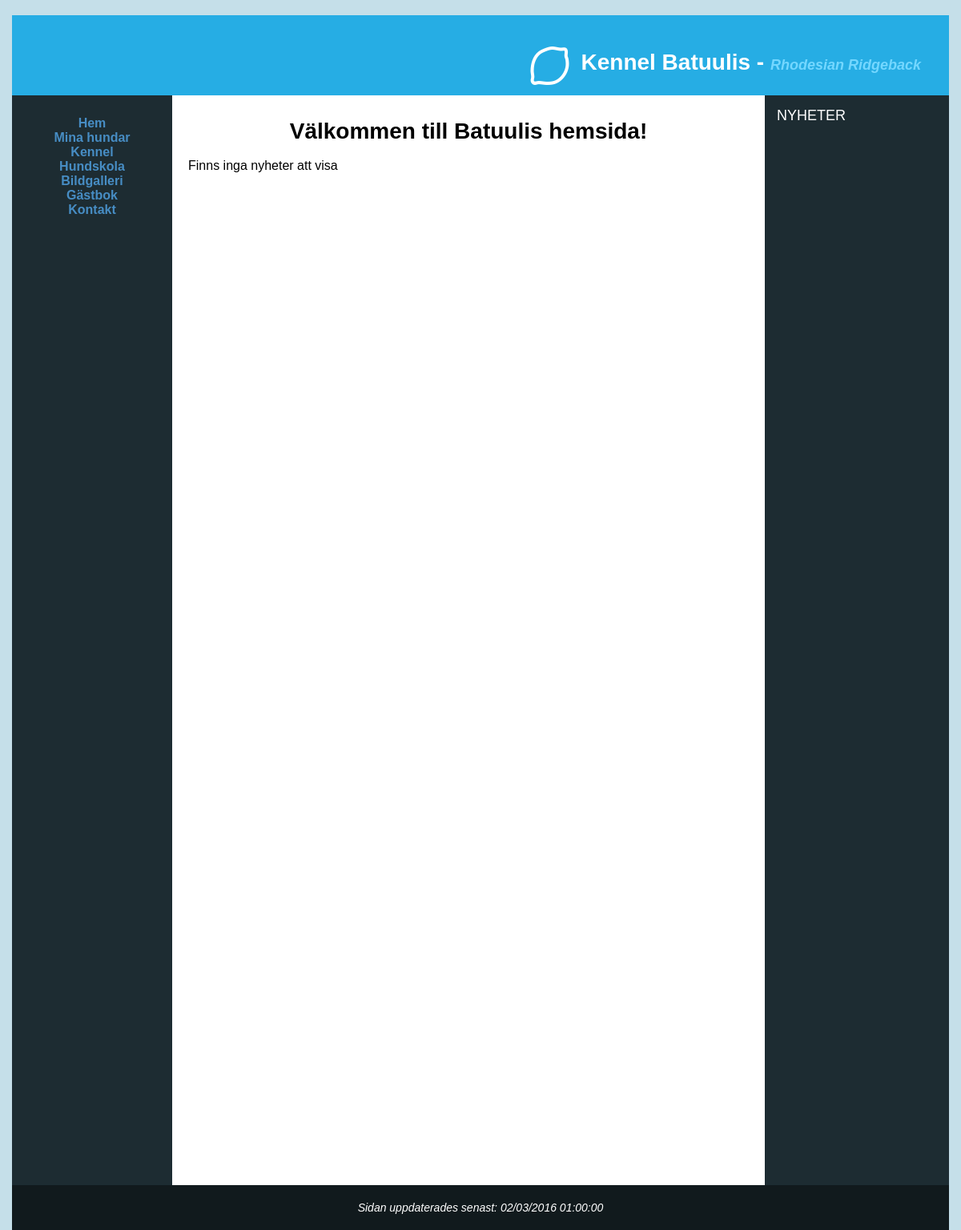
Before: / with the older database file.
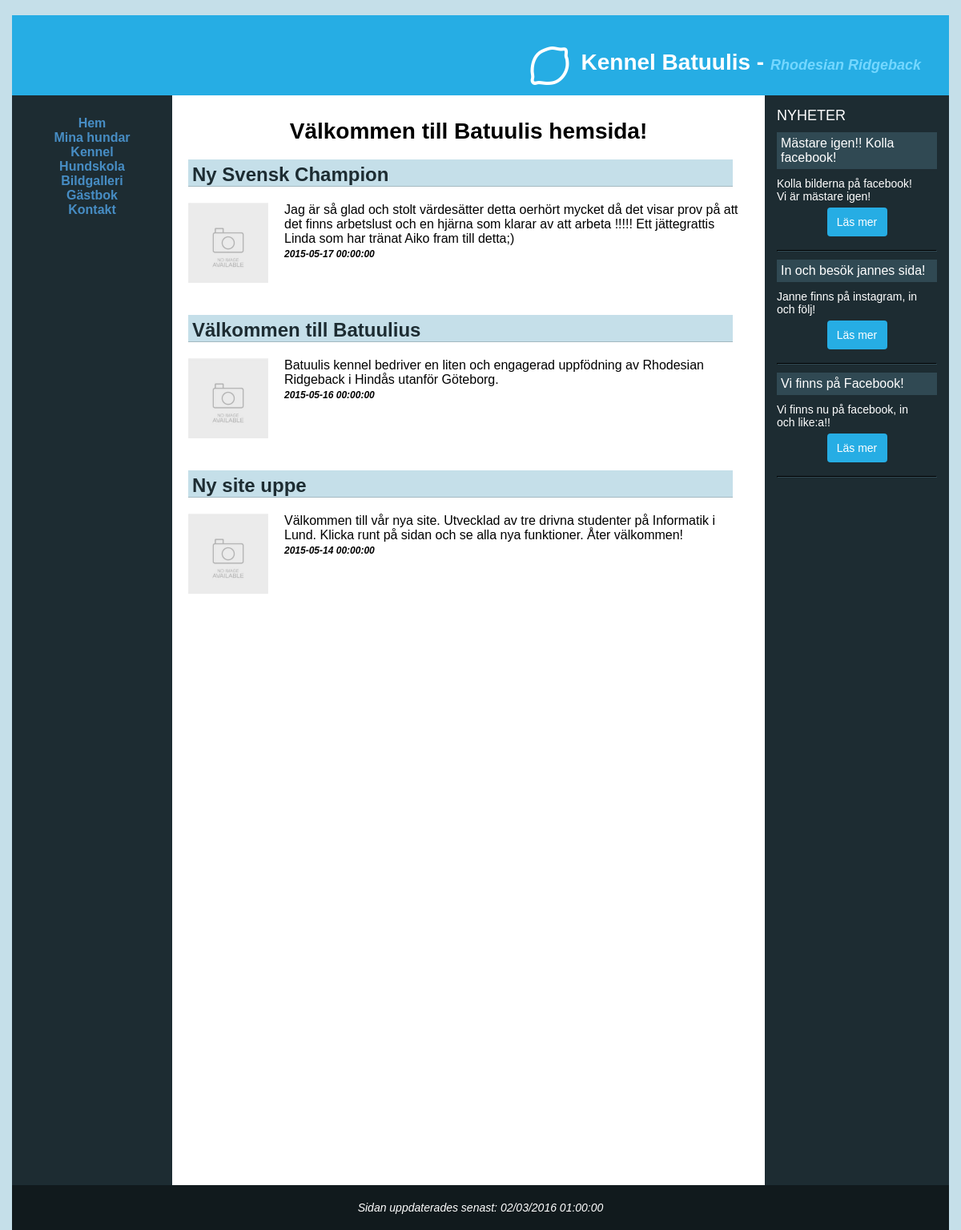
After: the same page with the newer database file.
### tables this page shows
CREATE TABLE NewsFeed (
    `NewsTitle` varchar(255) NOT NULL,
    `CreatedAt` DATETIME NOT NULL,
    `Description` varchar(255),
    `NewsImagePath` varchar(255),
    `NewsLink` varchar(255),
    PRIMARY KEY (`NewsTitle`,`CreatedAt`)
);

CREATE TABLE News (
    `Title` varchar(255) NOT NULL,
    `CreatedAt` DATETIME NOT NULL,
    `NewsText` varchar(255),
    `NewsImagePath` varchar(255),
    PRIMARY KEY (`Title`,`CreatedAt`)
);

### data/dbHelper.php (called while the page is built, shortened)
<?php
function result($err, $data){
	return array('err' => $err, 'data' => $data);
}
function createConnection(){
	$localhost = false;
	$db = null;
	if ($localhost){
		$db = new PDO("mysql:host=127.0.0.1;dbname=OperationDoge;charset=utf8mb4;", "root", "root");
	} else {
		$db = new PDO("mysql:host=mysqlsemi1.space2u.com;dbname=d36234_db6;", "d36234-db6", "jn9MGrOC");
	}
	$db->setAttribute( PDO::ATTR_ERRMODE, PDO::ERRMODE_EXCEPTION);
	return $db;
}
function createStatement($conn, $q, $p){
	$statement = $conn->prepare($q);
	$statement->setFetchMode(PDO::FETCH_ASSOC);
	return $statement;
}
function fetchAll($statement){
	return $statement->fetchAll();
}
function query($q, $p = NULL, $single = false){
	$err = null;
	$data = null;
	try {
		$conn = createConnection();
		$statement = createStatement($conn, $q, $p);
		$statement->execute($p);
		$data = ($single ? fetch($statement) : fetchAll($statement));
	} catch(PDOException $e){
		$err = $e;
	}
	return result($err, $data);
}
?>

### index.php (the view, shortened to what this page needs)
<?php
include_once 'header.php';
include_once 'aside.php';
?>
<?php
$result = query("SELECT Title, CreatedAt, NewsText, NewsImagePath FROM News ORDER BY CreatedAt DESC LIMIT 10");
if ($result['err'] == null){
	$newsData = $result['data'];
} else {
	$newsError = 'Gick inte att läsa nyheter, prova ladda om sidan.';
}
?>
<main class="height-uv">
	<div class="container">
		<div class="row">
			<div class="twelve columns">
				<h1 class="page-header">Välkommen till Batuulis hemsida!</h1>
			</div>
		</div>
	</div>
<?php
if (!isset($newsError)){
	if (count($newsData) > 0){
		foreach($newsData as $key => $n){
			if($n['NewsImagePath'] === NULL){
				$image = "noimage.jpg";
			}else{
				$image = $n['NewsImagePath'];
			}
			echo '<div class="row"><div class="twelve columns">';
			echo '<h2>';
			echo $n['Title'];
			echo '</h2>';
			echo '<img class="news-image floatleft" src="uploads/'.$image.'" width="100" height="100" alt="">';
			echo '<p class="details">';
			echo $n['NewsText'];
			echo '</p>';
			echo '<span class="news-datetime">';
			echo $n['CreatedAt'];
			echo '</span>';
			echo '<br/>';
			echo '<br class="clearleft">';
			echo '</div></div>';
		}
	} else {
		echo '<div class="row"><div class="twelve columns">';
		echo 'Finns inga nyheter att visa';
		echo '</div></div>';
	}
} else {
	echo '<div class="row"><div class="twelve columns">';
	echo $newsError;
	echo '</div></div>';
}
?>
</main>
<?php
include_once 'footer.php';
?>

### header.php (shortened to what this page needs)
<?php
    include_once 'data/dbHelper.php';
?>
<!DOCTYPE html>
<html>
<head>
    <link rel="stylesheet" href="css/style.css">
    <link rel="stylesheet" type="text/css" href="https://cdnjs.cloudflare.com/ajax/libs/skeleton/2.0.4/skeleton.css" />
    <link rel="stylesheet" type="text/css" media="all" href="css/jquery.fancybox.css">
    <link rel="stylesheet" href="https://maxcdn.bootstrapcdn.com/font-awesome/4.5.0/css/font-awesome.min.css">
    </head>
    <body>
        <div id="wrapper">
            <header>
                <h1><i class="fa fa-lemon-o icon-lemon fa-2x"></i><span class="logo">Kennel Batuulis - <span class="slogan">Rhodesian Ridgeback</span></span></h1>
                <br>
            </header>
            <nav>
                <ul>
                    <li><a href="index.php">Hem</a></li>
                    <li><a href="mydogs.php">Mina hundar</a></li>
                    <li><a href="dogs.php">Kennel</a></li>
                    <li><a href="school.php">Hundskola</a></li>
                    <li><a href="gallery.php">Bildgalleri</a></li>
                    <li><a href="forum.php">Gästbok</a></li>
                    <li><a href="contact.php">Kontakt</a></li>
                </ul>
            </nav>

### aside.php (shortened to what this page needs)
<aside>
	<span class="aside-title">Nyheter</span>
	<?php
	$result = query("SELECT NewsTitle, CreatedAt, Description, NewsImagePath, NewsLink FROM NewsFeed ORDER BY CreatedAt DESC LIMIT 3");
	if ($result['err'] == null){
		$newsFeedData = $result['data'];
		foreach($newsFeedData as $key => $n){
			echo '<div class="sidebar-item">';
			echo '<div class="news-title">';
			echo $n['NewsTitle'];
			echo '</div>';
			echo '<div class="news-desc">';
			echo $n['Description'];
			echo '</div>';
			if(strlen($n['NewsLink']) > 0){
				echo '<br><a href="'.$n['NewsLink'].'" class="news-more">Läs mer</a>';
			}
			echo '<hr class="newsfeed-sep">';
			echo '</div>';
		}
	} else {
		echo '<span>Det gick inte att läsa nyheter, prova ladda om sidan.</span>';
	}
	?>
</aside>

### footer.php
   <time>
        <div id="updatedTime"></div>
    </time>
   </div>
</body>
</html>

### css/style.css (style rules this page uses)
body { background: #c5dfe9; color: #330000; font-family: "Verdana", "Arial", sans-serif; word-wrap: break-word; }
body, html { height: 100%; }
ul li { list-style-type: none; }
#wrapper { background: #1d2c32; min-width: 700px; max-width: 1170px; margin: 0 auto; }
header { background: #26ade4; color: #000; text-align: left; margin: 0; height: 100px; background-position: center; }
header h1 { text-align: right; position: relative; top: 35px; right: 35px; color: #fff; }
span.slogan { color: #74d7ff; font-size: 18px; font-style: italic; }
span.logo { position: relative; top: -15px; margin-left: 15px; }
nav, main, aside { min-height: 500px; }
header, nav, main, aside, time { display: block; }
img { border: none; }
h1 { display: block; font-size: 28px !important; font-weight: bold; }
h2 { background: #c5dfe9; border-bottom: 1px solid #a4b9c1; font-size: 24px !important; color: #1d2c32; padding: 5px 0 0 5px; margin-right: 20px; clear: left; }
nav { text-align: center; float: left; width: 200px; font-weight: bold; padding-top: 10px; color: #fff; }
nav a { text-decoration: none; padding-bottom: 15px; }
nav a:link { color: #478dc4; }
nav ul { padding-left: 0; list-style-type: none; }
aside { float: right; padding: 15px; font-size: 14px; width: 200px; color: #fff; height: 100%; }
aside a { color: #478dc4; }
.aside-title { font-size: 18px; margin-left: 0; text-transform: uppercase; }
.news-title { font-size: 16px; background: #304953; padding: 5px; word-wrap: break-word; margin-top: 10px; margin-bottom: 10px; }
.news-more { position: relative; top: -10px; padding: 10px; border-radius: 4px; background: #26ade4; color: #fff; margin: 0 auto; display: block; max-width: 55px; text-align: center; text-decoration: none; }
.newsfeed-sep { border-color: #304953; }
time { background: #111a1d; color: #fff; padding: 20px 0 20px 0; clear: both; font-size: 14px; text-align: center; font-style: italic; }
main { padding: 10px 20px 50px 20px; background: #fff; color: #000; overflow: auto; height: 100%; }
.height-uv { min-height: 1300px; }
p.details { max-width: 650px; margin: 0 auto; overflow: auto; }
.news-desc { word-wrap: break-word; text-align: justify; max-width: 180px; text-align: left; }
.news-datetime { font-style: italic; font-weight: bold; font-size: 12px; }
.floatleft { padding: 0 20px 20px 0; float: left; }
.page-header { text-align: center; }

Changed rows visible on the page:
added newsfeed: NewsTitle "Mästare igen!! Kolla facebook!", Description "Kolla bilderna på facebook! Vi är mästare igen!"
added newsfeed: NewsTitle "In och besök jannes sida!", Description "Janne finns på instagram, in och följ!"
added newsfeed: NewsTitle "Vi finns på Facebook!", Description "Vi finns nu på facebook, in och like:a!!"
added news: Title "Ny Svensk Champion", NewsText "Jag är så glad och stolt värdesätter detta oerhört mycket då det visar prov på att det finns arbetslust och en hjärna som klarar av att arbeta !!!!! Ett jättegrattis Linda som har tränat Aiko fram till detta;)", CreatedAt "2015-05-17 00:00:00"
added news: Title "Välkommen till Batuulius", NewsText "Batuulis kennel bedriver en liten och engagerad uppfödning av Rhodesian Ridgeback i Hindås utanför Göteborg.", CreatedAt "2015-05-16 00:00:00"
added news: Title "Ny site uppe", NewsText "Välkommen till vår nya site. Utvecklad av tre drivna studenter på Informatik i Lund. Klicka runt på sidan och se alla nya funktioner. Åter välkommen!", CreatedAt "2015-05-14 00:00:00"
Other visible differences:
text no longer shown: "Finns inga nyheter att visa"
